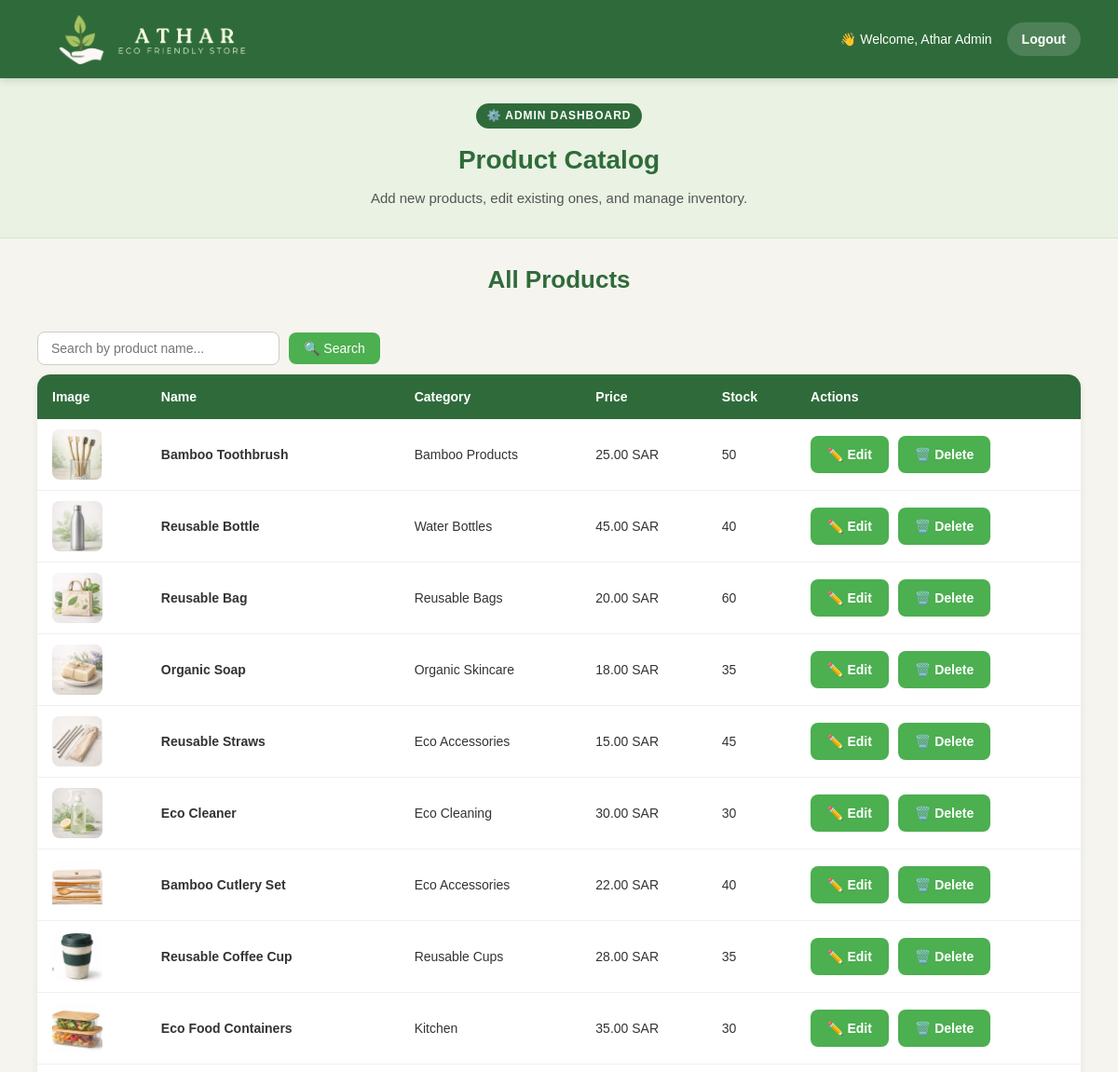
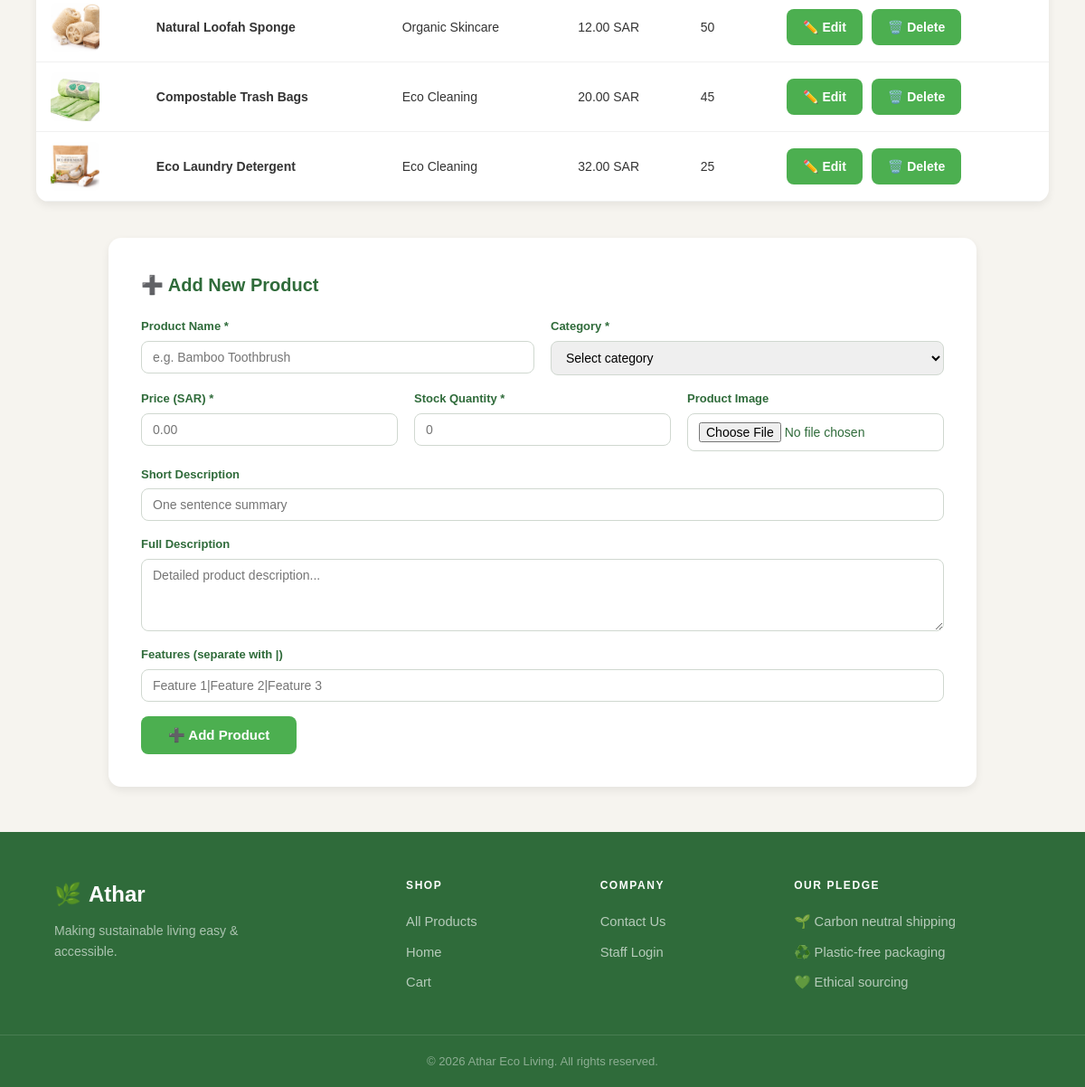
Page /manage_products.php (signed in) on the committed database (2 pictures, top to bottom).
### tables this page shows
CREATE TABLE products (
    id INT AUTO_INCREMENT PRIMARY KEY,
    name VARCHAR(100) NOT NULL,
    description TEXT NOT NULL,
    picture VARCHAR(255) NOT NULL,
    stock INT NOT NULL,
    price DECIMAL(10,2) NOT NULL,
    category VARCHAR(100),
    features TEXT,
    short_description VARCHAR(255)
);

### manage_products.php (the view, shortened to what this page needs)
<?php
require_once 'includes/db.php';
$editProduct = null;
$search = trim($_GET['search'] ?? '');
if ($search) {
    $stmt = $conn->prepare("SELECT * FROM products WHERE name LIKE ? ORDER BY id ASC");
    $like = "%" . $search . "%";
    $stmt->bind_param("s", $like);
    $stmt->execute();
    $products = $stmt->get_result();
    $stmt->close();
} else {
    $products = $conn->query("SELECT * FROM products ORDER BY id ASC");
}
require_once 'includes/header.php';
?>
<main id="main-content">
  <div class="admin-banner">
    <div style="display:inline-block;background:#2F6B3A;color:white;font-size:12px;font-weight:700;padding:4px 12px;border-radius:20px;margin-bottom:12px;letter-spacing:.08em;">⚙️ ADMIN DASHBOARD</div>
    <h1>Product Catalog</h1>
    <p>Add new products, edit existing ones, and manage inventory.</p>
  </div>
  <section style="padding-bottom:10px;">
    <h2 style="text-align:center;font-size:26px;margin:24px 0 14px;color:#2F6B3A;font-weight:700;">All Products</h2>
    <form class="search-row" method="GET" action="manage_products.php">
      <input type="text" name="search" placeholder="Search by product name..." value="<?= htmlspecialchars($search) ?>">
      <button type="submit">🔍 Search</button>
    </form>
    <div class="table-wrap">
      <table>
        <thead>
          <tr>
            <th>Image</th><th>Name</th><th>Category</th><th>Price</th><th>Stock</th><th>Actions</th>
          </tr>
        </thead>
        <tbody>
          <?php if ($products->num_rows === 0) : ?>
            <tr><td colspan="6" style="text-align:center;padding:30px;color:#888;">No products found.</td></tr>
          <?php else :
            while ($p = $products->fetch_assoc()) : ?>
            <tr>
              <td><img src="images/<?= htmlspecialchars($p['picture']) ?>" style="width:54px;height:54px;object-fit:cover;border-radius:8px;"></td>
              <td><strong><?= htmlspecialchars($p['name']) ?></strong></td>
              <td><?= htmlspecialchars($p['category']) ?></td>
              <td><?= number_format($p['price'], 2) ?> SAR</td>
              <td><?= $p['stock'] ?></td>
              <td style="white-space:nowrap;">
                <a href="manage_products.php?edit=<?= $p['id'] ?>#product-form" class="btn btn-edit btn-sm">✏️ Edit</a>
                <a href="manage_products.php?delete=<?= $p['id'] ?>" class="btn btn-danger btn-sm" style="margin-left:6px;"
                   onclick="return confirm('Delete this product? This cannot be undone.')">🗑️ Delete</a>
              </td>
            </tr>
          <?php endwhile; endif; ?>
        </tbody>
      </table>
    </div>
  </section>
  <div class="form-section">
    <div class="form-card" id="product-form">
      <h2><?= $editProduct ? '✏️ Edit Product' : '➕ Add New Product' ?></h2>
      <form method="POST" action="manage_products.php" enctype="multipart/form-data">
        <div class="form-row">
          <div class="form-col">
            <label>Product Name *</label>
            <input type="text" name="name" required placeholder="e.g. Bamboo Toothbrush" value="<?= htmlspecialchars($editProduct['name'] ?? '') ?>">
          </div>
          <div class="form-col">
            <label>Category *</label>
            <select name="category" required>
              <option value="">Select category</option>
            </select>
          </div>
        </div>
        <div class="form-row">
          <div class="form-col">
            <label>Price (SAR) *</label>
            <input type="number" name="price" required step="0.01" min="0" placeholder="0.00" value="<?= $editProduct['price'] ?? '' ?>">
          </div>
          <div class="form-col">
            <label>Stock Quantity *</label>
            <input type="number" name="stock" required min="0" placeholder="0" value="<?= $editProduct['stock'] ?? '' ?>">
          </div>
          <div class="form-col">
            <label>Product Image</label>
            <input type="file" name="picture" accept="image/*">
          </div>
        </div>
        <div class="form-row">
          <div class="form-col">
            <label>Short Description</label>
            <input type="text" name="short_description" placeholder="One sentence summary" value="<?= htmlspecialchars($editProduct['short_description'] ?? '') ?>">
          </div>
        </div>
        <div class="form-row">
          <div class="form-col">
            <label>Full Description</label>
            <textarea name="description" placeholder="Detailed product description..."><?= htmlspecialchars($editProduct['description'] ?? '') ?></textarea>
          </div>
        </div>
        <div class="form-row">
          <div class="form-col">
            <label>Features (separate with |)</label>
            <input type="text" name="features" placeholder="Feature 1|Feature 2|Feature 3" value="<?= htmlspecialchars($editProduct['features'] ?? '') ?>">
          </div>
        </div>
        <div style="display:flex;gap:12px;flex-wrap:wrap;margin-top:8px;">
          <button class="btn" type="submit" style="padding:12px 30px;font-size:15px;">
            <?= $editProduct ? '💾 Save Changes' : '➕ Add Product' ?>
          </button>
        </div>
      </form>
    </div>
  </div>
</main>
<?php require_once 'includes/footer.php'; ?>

### includes/header.php (style rules this page uses)
*,*::before,*::after { margin:0;padding:0;box-sizing:border-box;font-family:Arial,sans-serif; }
html { scroll-behavior:smooth; }
body { background:#F6F4EF;color:#2F6B3A;padding-top:80px;line-height:1.6;min-height:100vh;display:flex;flex-direction:column; }
a { text-decoration:none;transition:0.3s; }
img { max-width:100%;display:block; }
main { flex:1; }
.btn { display:inline-block;background:#4CAF50;color:white;padding:12px 26px;border-radius:8px;font-size:15px;font-weight:600;transition:0.3s;border:none;cursor:pointer;text-decoration:none; }
.btn-sm { padding:9px 18px;font-size:14px; }

### manage_products.php (style rules this page uses)
.admin-banner { background:#E9F2E3;padding:30px 60px;text-align:center;border-bottom:1px solid #d4e8c2; }
.admin-banner h1 { font-size:28px;color:#2F6B3A;margin-bottom:6px; }
.admin-banner p { color:#555;font-size:15px; }
.search-row { display:flex;gap:10px;padding:20px 40px 10px;align-items:center; }
.search-row input { padding:9px 14px;border:1.5px solid #ccc;border-radius:8px;font-size:14px;width:260px; }
.search-row button { background:#4CAF50;color:white;border:none;padding:9px 16px;border-radius:8px;cursor:pointer;font-size:14px; }
.table-wrap { padding:0 40px 20px;overflow-x:auto; }
table { width:100%;border-collapse:collapse;background:white;border-radius:14px;overflow:hidden;box-shadow:0 4px 10px rgba(0,0,0,.07); }
thead { background:#2F6B3A;color:white; }
thead th { padding:13px 16px;font-size:14px;text-align:left; }
tbody td { padding:11px 16px;font-size:14px;color:#333;border-bottom:1px solid #f0f0f0; }
.form-section { padding:10px 40px 50px; }
.form-card { background:white;border-radius:14px;box-shadow:0 4px 10px rgba(0,0,0,.07);padding:36px;max-width:960px;margin:0 auto; }
.form-card h2 { font-size:20px;color:#2F6B3A;margin-bottom:20px;font-weight:700; }
.form-row { display:flex;gap:18px;flex-wrap:wrap;margin-bottom:16px; }
.form-col { flex:1;min-width:200px;display:flex;flex-direction:column; }
.form-col label { font-weight:600;font-size:13px;color:#2F6B3A;margin-bottom:5px; }
.form-col input,.form-col select,.form-col textarea { padding:9px 12px;border:1.5px solid #d0d8d0;border-radius:8px;font-size:14px;font-family:inherit; }
.form-col textarea { resize:vertical;min-height:80px; }

### rows in the picture
products: picture (picture), name "Bamboo Toothbrush", category "Bamboo Products", price "25.00", stock "50"
products: picture (picture), name "Reusable Bottle", category "Water Bottles", price "45.00", stock "40"
products: picture (picture), name "Reusable Bag", category "Reusable Bags", price "20.00", stock "60"
products: picture (picture), name "Organic Soap", category "Organic Skincare", price "18.00", stock "35"
products: picture (picture), name "Reusable Straws", category "Eco Accessories", price "15.00", stock "45"
products: picture (picture), name "Eco Cleaner", category "Eco Cleaning", price "30.00", stock "30"
products: picture (picture), name "Bamboo Cutlery Set", category "Eco Accessories", price "22.00", stock "40"
products: picture (picture), name "Reusable Coffee Cup", category "Reusable Cups", price "28.00", stock "35"
products: picture (picture), name "Eco Food Containers", category "Kitchen", price "35.00", stock "30"
products: picture (picture), name "Natural Loofah Sponge", category "Organic Skincare", price "12.00", stock "50"
products: picture (picture), name "Compostable Trash Bags", category "Eco Cleaning", price "20.00", stock "45"
products: picture (picture), name "Eco Laundry Detergent", category "Eco Cleaning", price "32.00", stock "25"
